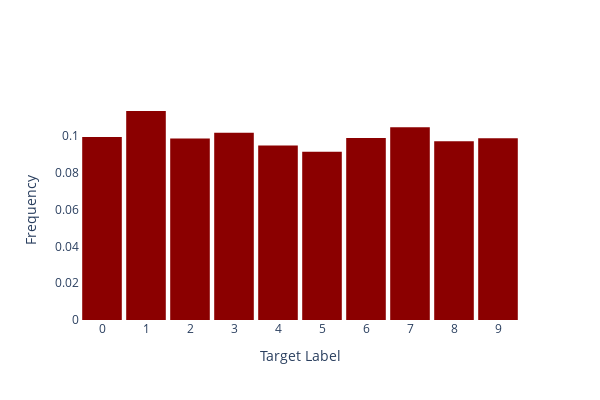

Notebook code cell kept with this figure:
### Code cell
feature_idx = active_features[2]

new_index = active_features.index(feature_idx)
activating_datapoints_ = activating_datapoints[new_index]
activating_targets_ = activating_targets[new_index]

# plot the distribution of the target labels
fig = go.Figure()
fig.add_trace(go.Histogram(x=activating_targets_, marker=dict(color='darkred'), xbins=dict(size=1), histnorm='probability'))
fig.update_layout(bargap=0.1)
fig.update_xaxes(tick0=0, dtick=1)
fig.update_layout({'plot_bgcolor': 'rgba(255, 255, 255, 1)',})
fig.update_xaxes(title_text='Target Label')
fig.update_yaxes(title_text='Frequency')
fig.update_layout(width=600, height=400, autosize=False)
fig.show()

### Figure 1 — Plotly figure (JSON) as saved in the notebook; plotly's stock layout.template omitted (floating-point values rounded to 4 significant figures; data arrays with more than 128 entries replaced by an {"elided": "..."} marker saying what was removed)
{"data": [{"histnorm": "probability", "marker": {"color": "darkred"}, "type": "histogram", "x": {"elided": "29535 int values"}, "xbins": {"size": 1}}], "layout": {"autosize": false, "bargap": 0.1, "height": 400, "plot_bgcolor": "rgba(255, 255, 255, 1)", "width": 600, "xaxis": {"dtick": 1, "tick0": 0, "title": {"text": "Target Label"}}, "yaxis": {"title": {"text": "Frequency"}}}}
